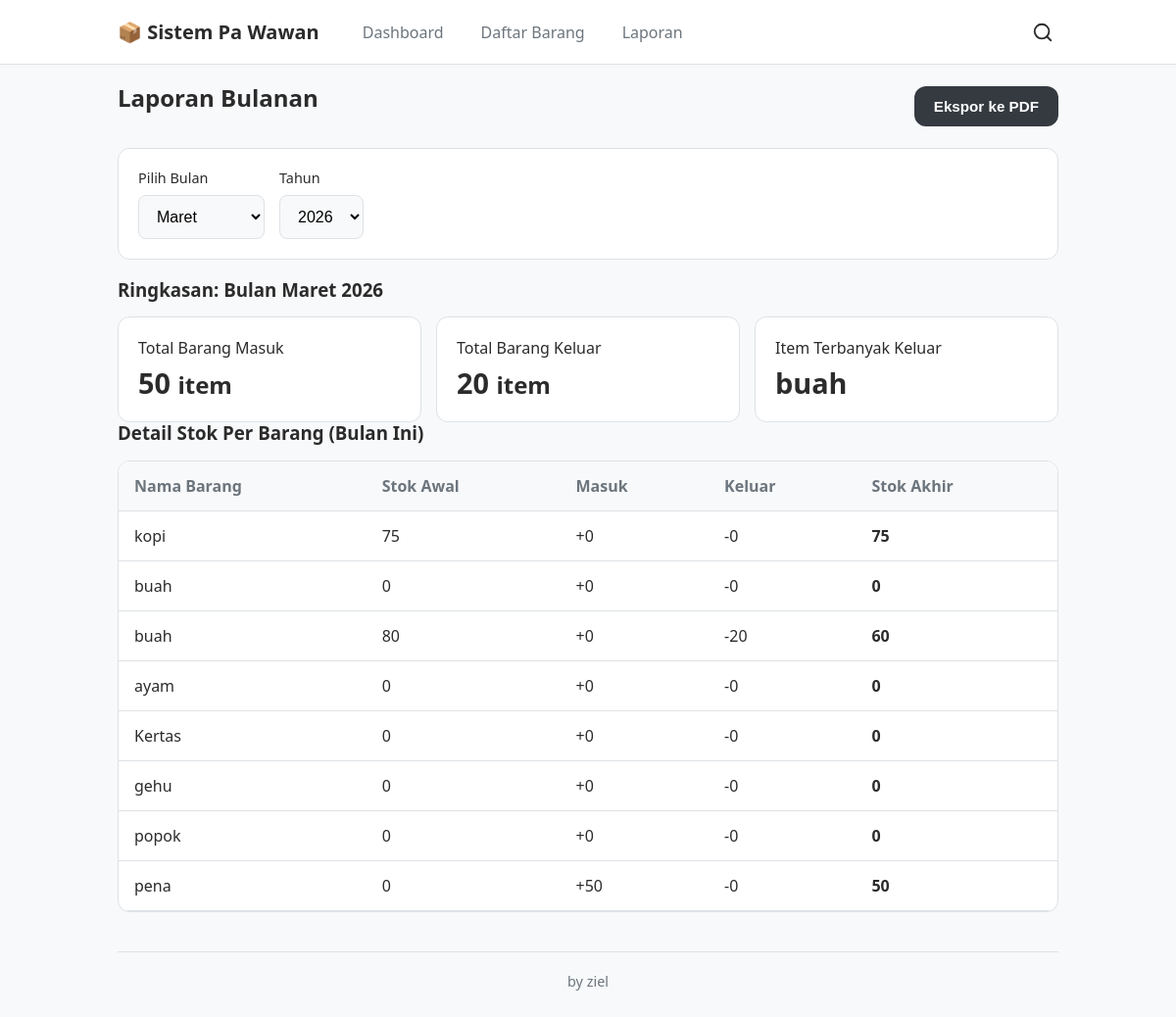
/laporan, run on an earlier commit of the app's database.
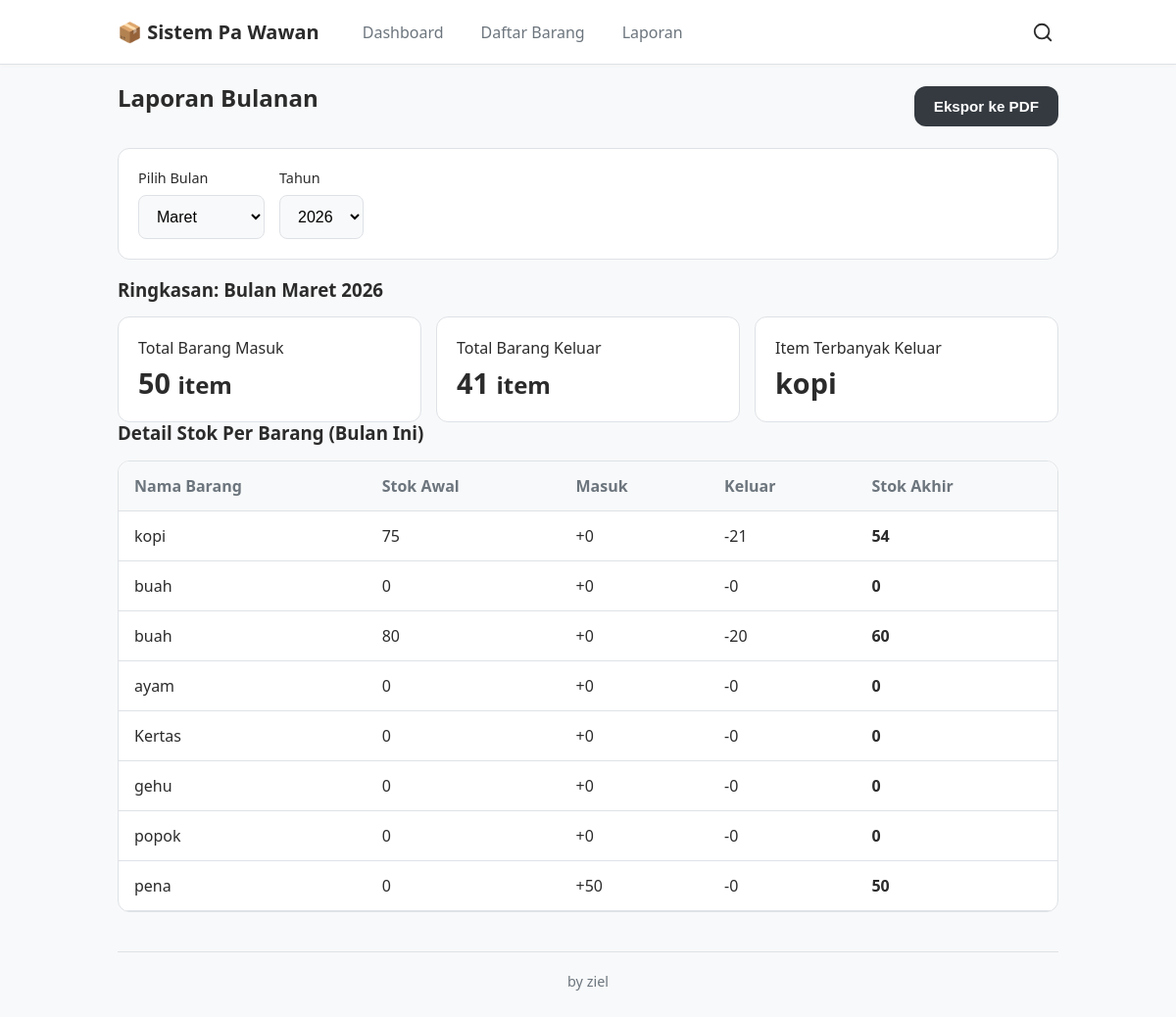
And on a later commit of the database.
### app.py (models this page shows)
class Product(db.Model):
    __tablename__ = 'products'
    id = db.Column(db.Integer, primary_key=True)
    nama_barang = db.Column(db.String(255), nullable=False)
    sku = db.Column(db.String(100), unique=True, nullable=True)
    satuan= db.Column(db.String(50), nullable=False)
    kategori = db.Column(db.String(100), nullable=True)
    stok = db.Column(db.Integer, nullable=False, default=0)
    stock_minimum = db.Column(db.Integer, nullable=True,default=0)
    deskripsi = db.Column(db.Text, nullable=True)
    created_by = db.Column(db.Integer, db.ForeignKey('users.id'))
    created_at = db.Column(db.DateTime(timezone=True), server_default=func.now())
    updated_at = db.Column(db.DateTime(timezone=True), server_default=func.now(), onupdate=func.now())

### app.py (the view)
@app.route('/laporan')
def laporan():
    tahun_sekarang = datetime.now().year
    bulan_sekarang = datetime.now().month
    daftar_tahun = [tahun_sekarang - i for i in range(5)]
    tahun_filter = request.args.get('tahun', type=int, default=tahun_sekarang)
    bulan_filter = request.args.get('bulan', type=int, default=bulan_sekarang)
    transaksi_list = Transaction.query.filter(
        extract('month', Transaction.tanggal_transaksi) == bulan_filter,
        extract('year', Transaction.tanggal_transaksi) == tahun_filter
    ).all()
    rekap = {}
    semua_produk = Product.query.all()
    for p in semua_produk:
        rekap[p.id] = {
            'nama': p.nama_barang, 'stok_akhir': p.stok,
            'masuk': 0, 'keluar': 0
        }
    total_masuk_semua = 0
    total_keluar_semua = 0
    for t in transaksi_list:
        if t.product_id in rekap:
            if t.tipe == 'masuk':
                rekap[t.product_id]['masuk'] += t.jumlah
                total_masuk_semua += t.jumlah
            elif t.tipe == 'keluar':
                rekap[t.product_id]['keluar'] += t.jumlah
                total_keluar_semua += t.jumlah
    for pid, data in rekap.items():
        data['stok_awal'] = data['stok_akhir'] - data['masuk'] + data['keluar']
    laporan_data = list(rekap.values())
    item_terbanyak_keluar = "-"
    max_keluar = 0
    for data in laporan_data:
        if data['keluar'] > max_keluar:
            max_keluar = data['keluar']
            item_terbanyak_keluar = data['nama']
    return render_template(
        'laporan.html', laporan=laporan_data, bulan=bulan_filter,
        tahun=tahun_filter, daftar_tahun=daftar_tahun,
        total_masuk=total_masuk_semua, total_keluar=total_keluar_semua,
        top_item=item_terbanyak_keluar
    )

### app.py (called while the page is built)
@app.context_processor
def inject_products():
    try:
        products = Product.query.order_by(Product.nama_barang).all()
        return dict(list_semua_barang=products)
    except:
        return dict(list_semua_barang=[])

### templates/laporan.html (shortened to what this page needs)
{% extends "layout.html" %}
{% block content %}
<div class="page-header">
    <h2>Laporan Bulanan</h2>
    <button class="btn btn-primary no-print" id="btnExportReport" onclick="window.print()">
        Ekspor ke PDF
    </button>
</div>
<section class="filter-section no-print" style="margin-bottom: 20px;">
    <form class="report-filter-form" method="GET" action="{{ url_for('laporan') }}"
        style="display: flex; gap: 15px; align-items: flex-end;">
        <div class="form-group" style="margin-bottom: 0;">
            <label for="filterBulan">Pilih Bulan</label>
            <select id="filterBulan" name="bulan" onchange="this.form.submit()">
                <option value="3" {% if bulan==3 %}selected{% endif %}>Maret</option>
            </select>
        </div>
        <div class="form-group" style="margin-bottom: 0;">
            <label for="filterTahun">Tahun</label>
            <select id="filterTahun" name="tahun" onchange="this.form.submit()">
                <option value="2026" {% if tahun==2026 %}selected{% endif %}>2026</option>
            </select>
        </div>
    </form>
</section>
<section class="summary-section">
    {% set nama_bulan = ['', 'Januari', 'Februari', 'Maret', 'April', 'Mei', 'Juni', 'Juli', 'Agustus', 'September',
    'Oktober', 'November', 'Desember'] %}
    <h3>Ringkasan: Bulan {{ nama_bulan[bulan] }} {{ tahun }}</h3>
    <div class="summary-grid">
        <div class="summary-card">
            <span>Total Barang Masuk</span>
            <strong>{{ total_masuk }} <small>item</small></strong>
        </div>
        <div class="summary-card">
            <span>Total Barang Keluar</span>
            <strong>{{ total_keluar }} <small>item</small></strong>
        </div>
        <div class="summary-card">
            <span>Item Terbanyak Keluar</span>
            <strong>{{ top_item }}</strong>
        </div>
    </div>
</section>
<section class="report-details" style="margin-bottom: 40px;">
    <h3>Detail Stok Per Barang (Bulan Ini)</h3>
    <div class="table-responsive-container">
        <table class="report-table">
            <thead>
                <tr>
                    <th>Nama Barang</th>
                    <th>Stok Awal</th>
                    <th>Masuk</th>
                    <th>Keluar</th>
                    <th>Stok Akhir</th>
                </tr>
            </thead>
            <tbody>
                {% for item in laporan %}
                <tr>
                    <td>{{ item.nama }}</td>
                    <td>{{ item.stok_awal }}</td>
                    <td><span class="text-masuk">+{{ item.masuk }}</span></td>
                    <td><span class="text-keluar">-{{ item.keluar }}</span></td>
                    <td><strong>{{ item.stok_akhir }}</strong></td>
                </tr>
                {% else %}
                <tr>
                    <td colspan="5" style="text-align: center; color: #888;">Belum ada data di bulan ini</td>
                </tr>
                {% endfor %}
            </tbody>
        </table>
    </div>
</section>
{% endblock %}

What changed in the data, as far as the page shows it:
changed Product "kopi": keluar "0" → "21"; stok_akhir "75" → "54"
Also different on the page:
{{ total_keluar }}: "20" → "41"
{{ top_item }}: "buah" → "kopi"
